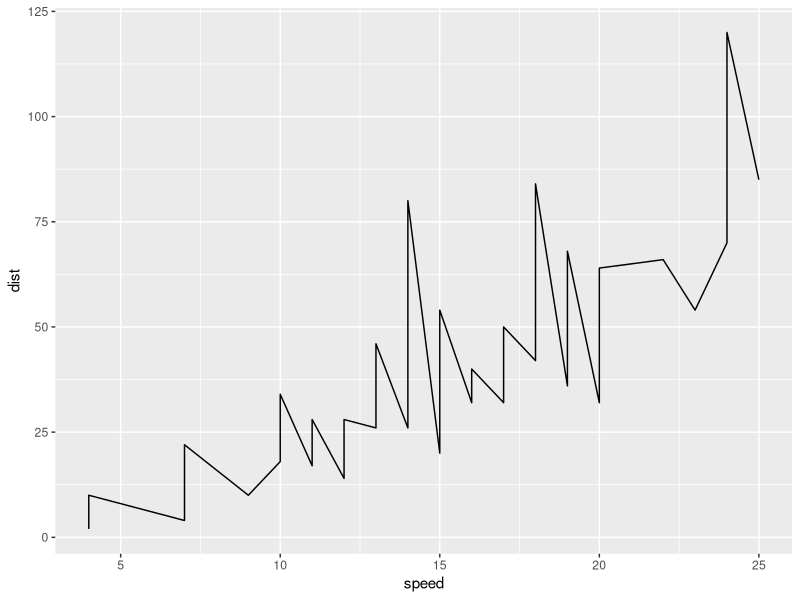
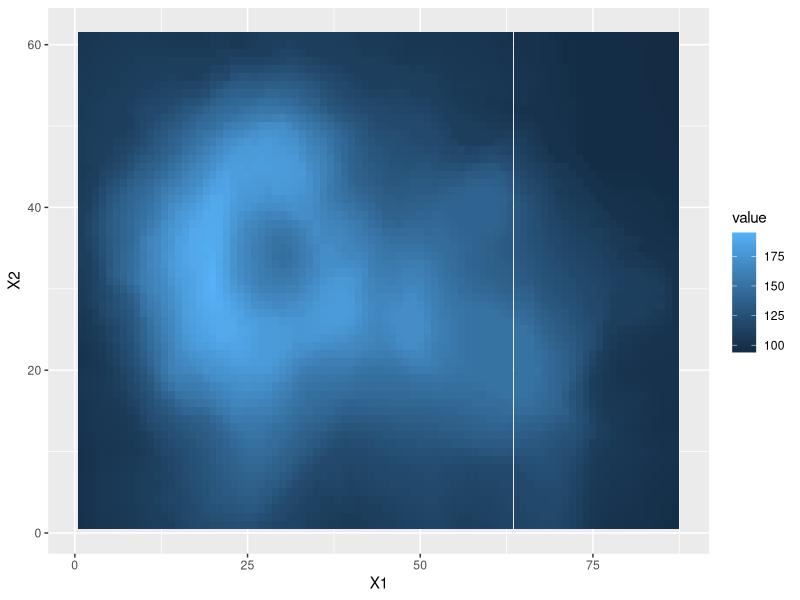
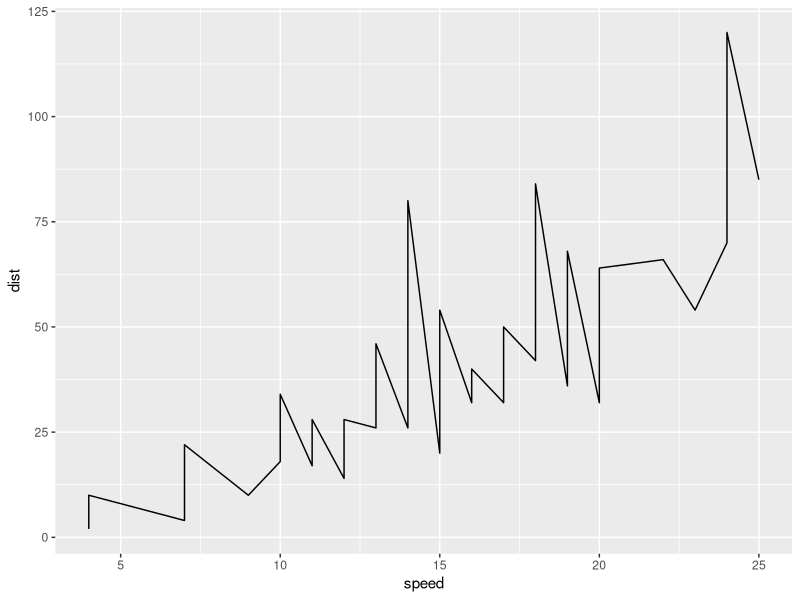
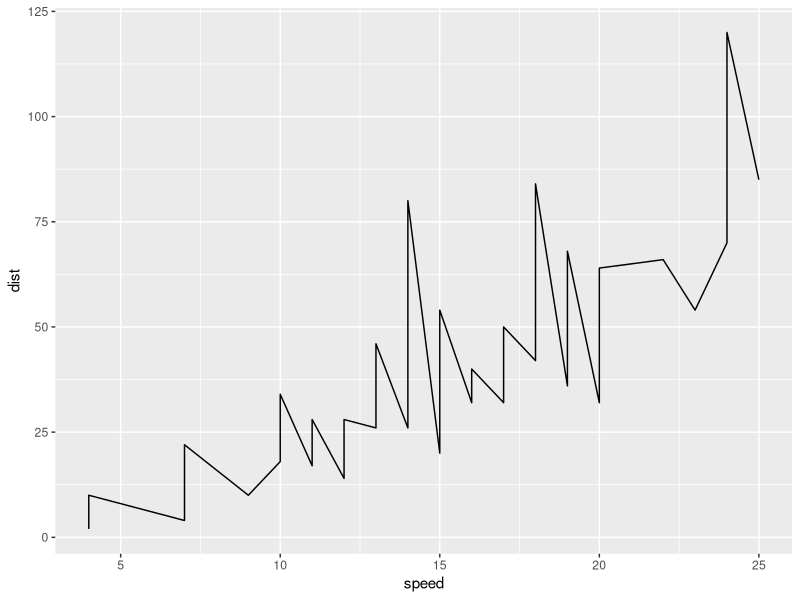
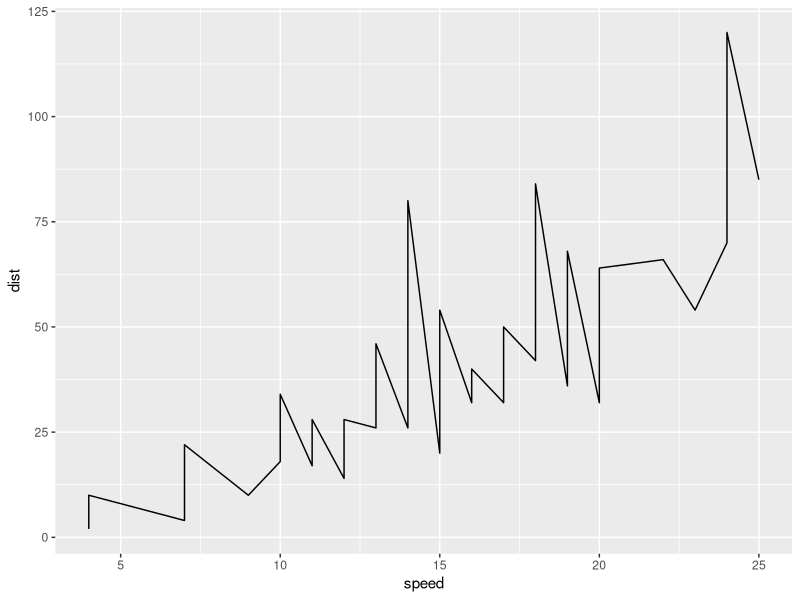
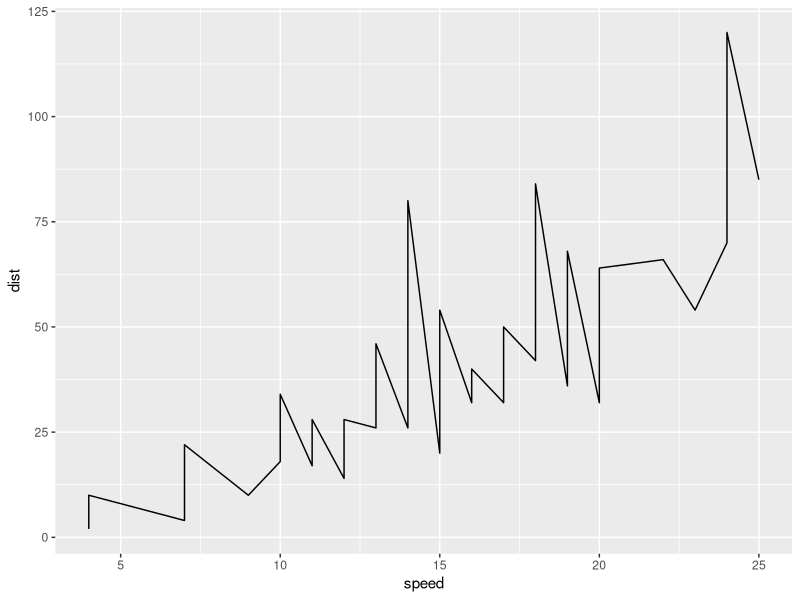
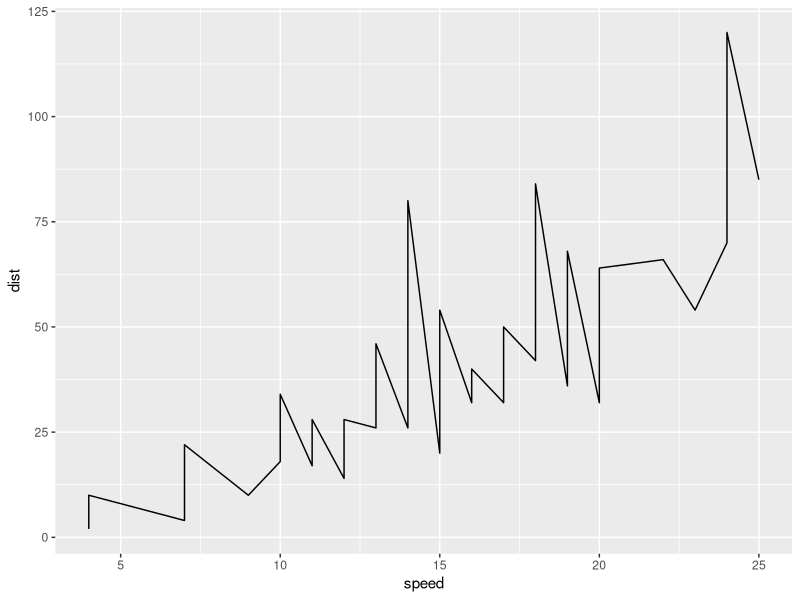

Source code (R) for these figures, in order:
## ---- chunk 1
#new libraries to install: 
library(ggplot2)
library(Cairo)
library(tidyr)
## ---- chunk 2
ggplot(cars, aes(speed, dist)) + geom_line()
# store plot as object p
p <- ggplot(cars, aes(speed, dist)) + geom_line()
## ---- chunk 3
# saving as a pdf
ggsave("vector-plot1.pdf", plot = p, width = 2, height = 1, units = "in")
## ---- chunk 4
# saving as a png
ggsave("raster-plot1.png", plot = p, width = 2, height = 1, units = "in")

# saving as a jpg
ggsave("raster-plot2.jpg", plot = p, width = 2, height = 1, units = "in")
## ---- chunk 5
# Save with anti-aliasing 
ggsave("raster-plot-cairo.png", plot = p, dpi = 300, type = "cairo-png",
       width = 2, height = 1, units = "in")
## ---- chunk 6
# Save with aliasing
png("raster-plot-aliased.png", width = 2, height = 1, units = "in", res = 300, type = "Xlib")
p
dev.off()
## ---- chunk 7
data(volcano)

library(reshape)
volcano.df <- reshape::melt(volcano)
ggplot(volcano.df, aes(X1, X2, fill=value)) +geom_tile()
